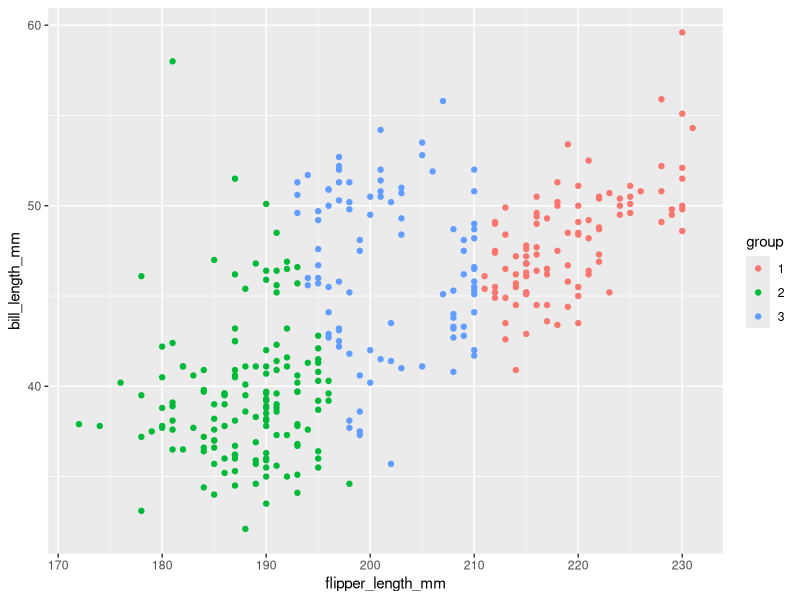

Write the R code that produced this figure.
## ---- chunk 1
my_kmeans <- function(dat, k, max_iter){
  
  n <- nrow(dat) # number of observations
  
  # choose the initial means
  means <- dat[sample(1:n, k),]
  
  # calculate distances to the initial means
  dists <- matrix(nrow = n, ncol = k)
  for(i in 1:k){
    dists[,i] <- rowSums((sweep(as.matrix(dat), 2, as.matrix(means)[i,]))^2)
  }
  
  # initialize groups
  groups <- apply(dists, 1, which.min)
  
  # track the number of iterations and whether the groups have changed
  cur_iter <- 0
  group_change <- 1
  
  while(group_change > 0 & cur_iter < max_iter){
    
    # update the means
    for(i in 1:k){
      means[i,] <- colMeans(dat[groups == i,])
    }
    
    # update the distances
    dists <- matrix(nrow = n, ncol = k)
    for(i in 1:k){
      dists[,i] <- rowSums((sweep(dat, 2, means[i,]))^2)
    }
    
    # update the groups
    new_groups <- apply(dists, 1, which.min)
    
    cur_iter <- cur_iter + 1
    group_change <- sum(groups != new_groups)
    groups <- new_groups
  }
  
  return(list(means, groups))
}
## ---- chunk 2
library(palmerpenguins)
library(tidyverse)

clustering <- penguins |>
  select(flipper_length_mm, bill_length_mm) |>
  drop_na() |>
  as.matrix() |>
  my_kmeans(k=3, max_iter = 100)

penguins |>
  select(flipper_length_mm, bill_length_mm) |>
  drop_na() |>
  mutate(group = as.factor(clustering[[2]])) |>
  ggplot(aes(x = flipper_length_mm, y = bill_length_mm, color = group)) +
  geom_point()

